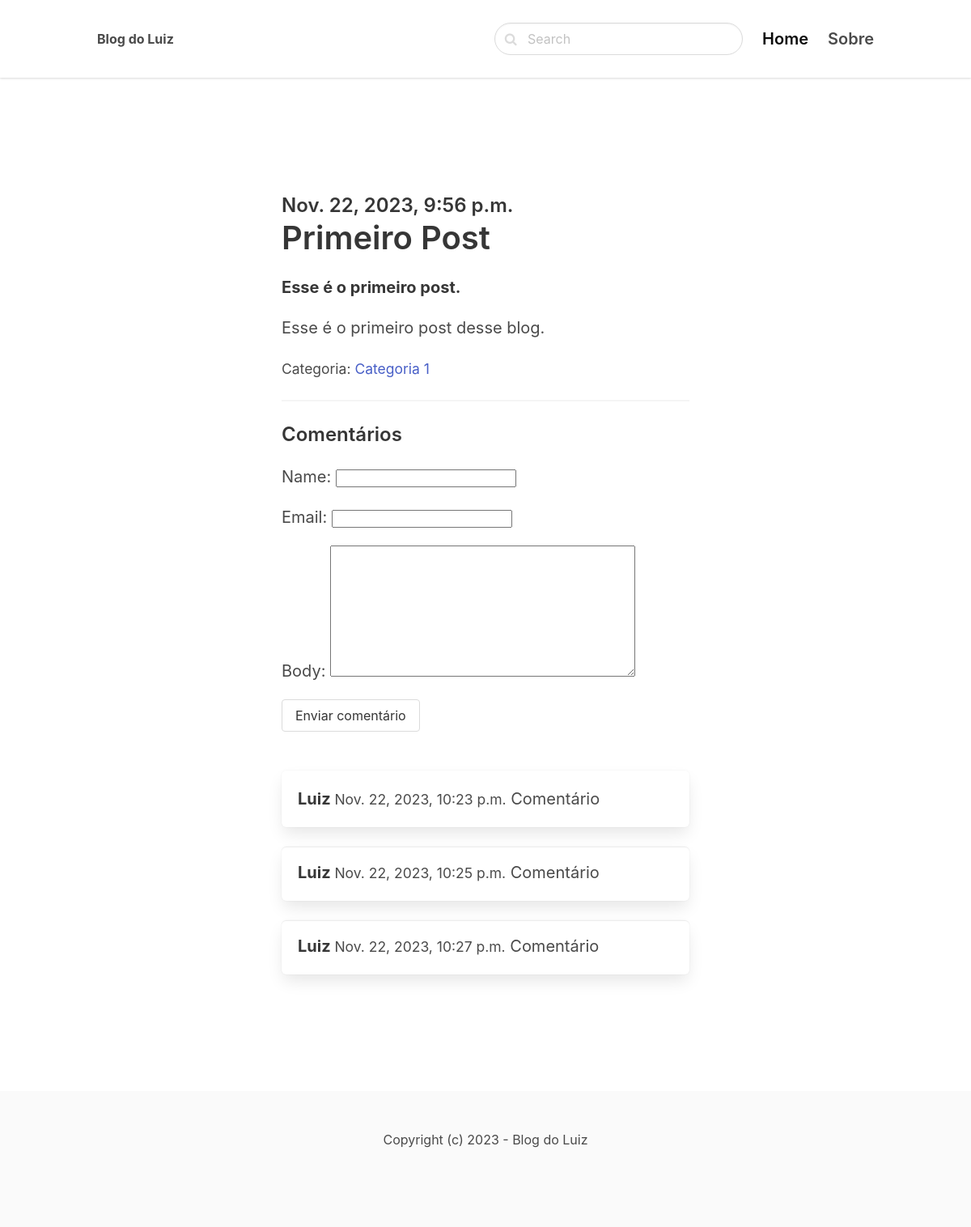
Page /primeiro-post/primeiro-post on the committed database.
### blog/models.py (models this page shows, shortened)
class Post(models.Model):
    ACTIVE = 'active'
    DRAFT = 'draft'
    CHOICES_STATUS = {
        (ACTIVE, 'Active'),
        (DRAFT, "Draft")
    }
    category = models.ForeignKey(Category, related_name='posts', on_delete=models.CASCADE)
    title = models.CharField(max_length=255)
    slug = models.SlugField()
    intro = models.TextField()
    body = models.TextField()
    created_at = models.DateTimeField(auto_now_add=True)
    status = models.CharField(max_length=10, choices=CHOICES_STATUS, default=ACTIVE)
    class Meta:
        ordering = ('-created_at',)

class Category(models.Model):
    title = models.CharField(max_length=255)
    slug = models.SlugField()
    class Meta:
        ordering = ('title',)
        verbose_name_plural = 'Categories'
    def __str__(self):
        return self.title

class Comment(models.Model):
    post = models.ForeignKey(Post, related_name='comments', on_delete=models.CASCADE)
    name = models.CharField(max_length=255)
    email = models.EmailField()
    body = models.TextField()
    created_at = models.DateTimeField(auto_now_add=True)

### blog/views.py (the view)
# urls.py: path('<slug:category_slug>/<slug:slug>', views.detail, name='post_detail'),
def detail(request, category_slug, slug):
    post = get_object_or_404(Post, slug=slug)
    if request.method == 'POST':
        form = CommentForm(request.POST)
        if form.is_valid():
            comment = form.save(commit=False)
            comment.post = post
            comment.save()
            return redirect('post_detail', slug=slug)
    else:
        form = CommentForm()
        return render(request,'blog/detail.html', {'post': post, 'form': form})

### blog/forms.py
class CommentForm(forms.ModelForm):
    class Meta:
        model = Comment
        fields = ('name', 'email', 'body')

### blog/templates/blog/detail.html (shortened to what this page needs)
{% extends 'core/base.html' %}
{% block content %}
<section class="hero">
    <div class="hero-body">
            <section class="section">
                <div class="columns">
                    <div  class="column is-8 is-offset-2">
                        <div class="content is-medium">
                            <h2 class="subtitle is-4">{{ post.created_at}}</h2>
                            <h1 class="title">{{post.title}}</h1>
                            <p><strong>{{ post.intro }} </strong></p>
                            <p>{{ post.body }} </p>
                            <p><small>Categoria: <a href="{% url 'category_detail' post.category.slug %}"> {{ post.category}} </a></small></p>
                            <hr>
                            <h2 class="subtitle is-4">Comentários</h2>
                            <form method="post" class="mb-6">
                                {{ form.as_p }}
                                <div class="'field">
                                    <div class="control">
                                        <button class="button is-sucess">Enviar comentário</button>
                                    </div>
                                </div>
                            </form>
                            {% for comment in post.comments.all %}
                                <article class="media box">
                                    <div class="media-content">
                                        <strong> {{comment.name}} </strong>
                                        <small> {{comment.created_at}}</small>
                                        {{comment.body}}
                                    </div>
                                </article>
                            {% endfor %}
                        </div>
                    </div>
                </div>
            </section>
        </div>
    </div>
</section>
{% endblock%}

### core/templates/core/base.html (shortened to what this page needs)
<!DOCTYPE html>
<html>
    <head>
        <link rel="stylesheet" href="https://unpkg.com/bulma@0.9.2/css/bulma.min.css">
        <link href="https://stackpath.bootstrapcdn.com/font-awesome/4.7.0/css/font-awesome.min.css" rel="stylesheet">
    </head>
    <body>
        <nav class="navbar">
            <div class="container">
                <div class="navbar-brand">
                    <a class="navbar-item" href="/">
                        <strong>Blog do Luiz</strong>
                    </a>
                </div>
                <div id="navbarMenu" class="navbar-menu">
                    <div class="navbar-end">
                        <div class="navbar-item">
                            <div class="control has-icons-left">
                                <input class="input is-rounded" type="text" placeholder="Search">
                                <span class="icon is-left">
                                </span>
                            </div>
                        </div>
                        <a class ="navbar-item is-active is-size-5 has-text-weight-semibold">
                            Home
                        </a>
                        <a href="{% url 'about' %}" class ="navbar-item is-size-5 has-text-weight-semibold">
                            Sobre
                        </a>
                    </div>
                </div>
            </div>
        </nav>
        <section class="section">
            <div class="container">
                {% block content %}
                {% endblock %}
        <footer class="footer">
            <div class="content has-text-centered">
                <p>
                    Copyright (c) 2023 -  Blog do Luiz
                </p>
            </div>
        </footer>
    </body>
</html>

### core/templates/core/base.html (style rules this page uses)
nav.navbar { height: 6rem !important; box-shadow: 0 1px 3px 0 rgba(0, 0, 0, .1), 0 1px 2px 0 rgba(0, 0, 0, .06) !important; }

### rows in the picture
Post: created_at "Nov. 22, 2023, 9:56 p.m.", title "Primeiro Post", intro "Esse é o primeiro post.", body "Esse é o primeiro post desse blog.", category "Categoria 1"
Comment: name "Luiz", created_at "Nov. 22, 2023, 10:23 p.m.", body "Comentário"
Comment: name "Luiz", created_at "Nov. 22, 2023, 10:25 p.m.", body "Comentário"
Comment: name "Luiz", created_at "Nov. 22, 2023, 10:27 p.m.", body "Comentário"
